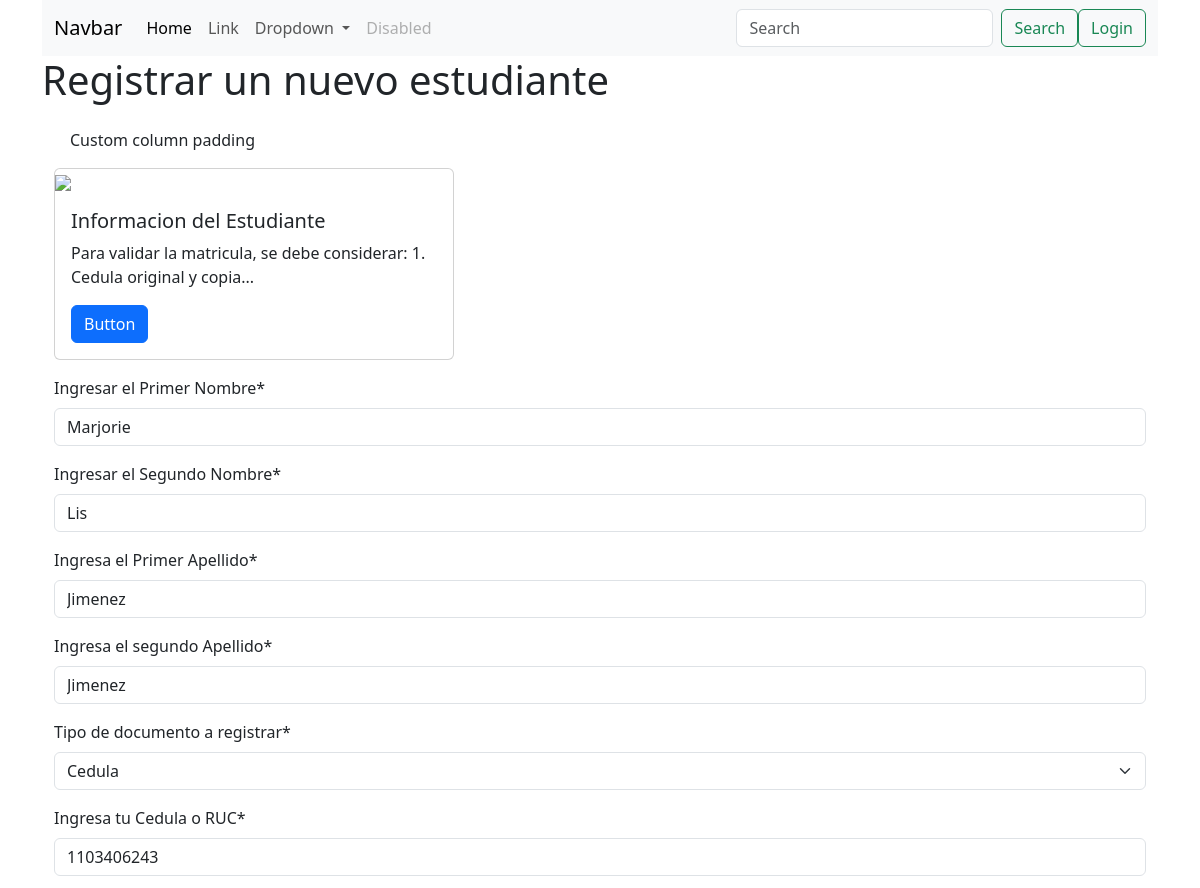
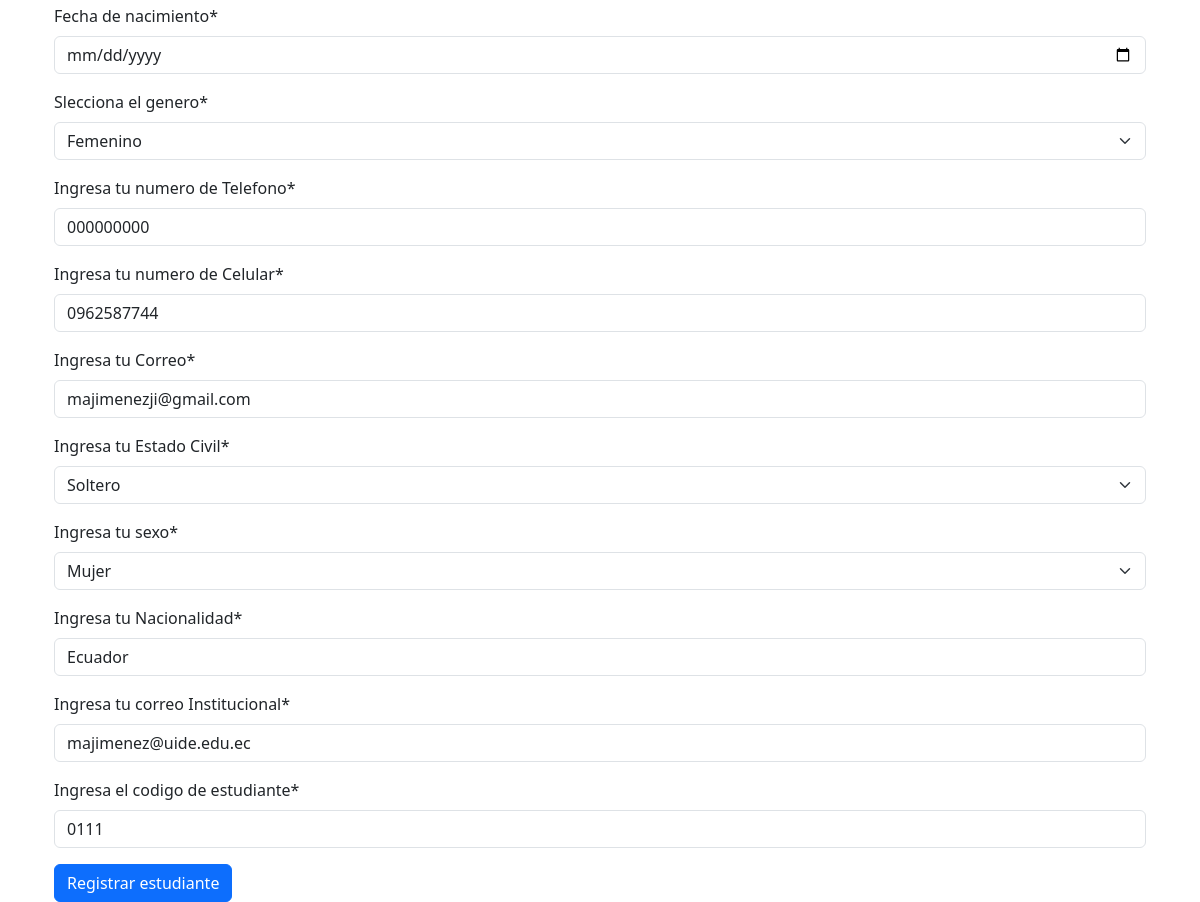
Page /core/actualizar_estudiante/1 on the committed database (2 pictures, top to bottom).
### core/models.py (models this page shows, shortened)
class Persona(models.Model):
    primer_nombre = models.CharField(verbose_name="Primer nombre de la persona", max_length=30)
    segundo_nombre = models.CharField(verbose_name="Segundo nombre de la persona", max_length=30)
    primerApellido = models.CharField(verbose_name="Primer apellido de la persona", max_length=30)
    segundoApellido = models.CharField(verbose_name="Segundo apellido de la persona", max_length=30)
    tipoDocumento = models.CharField(verbose_name="Tipo de documento a registrar", max_length=30, choices=opcion_tipo_doc)
    cedula_ruc = models.CharField(verbose_name="Numero de identificacion", max_length=13)
    fechaNacimiento = models.DateField(verbose_name="Fecha de nacimiento")
    genero = models.CharField(verbose_name="Slecciona el genero", max_length=30, choices=opcion_genero)
    telefono = models.CharField(verbose_name="Telefono de casa", max_length=30)
    celular = models.CharField(verbose_name="Celular de la persona", max_length=30)
    correo = models.EmailField(verbose_name="Correo personal", max_length=30)
    estadoCivil = models.CharField(verbose_name="Estado civil", max_length=30, choices=opcion_estado_civil)
    sexo = models.CharField(verbose_name="Seleccione el sexo", max_length= 30, choices=opcion_sexo)
    nacionalidad = models.CharField(verbose_name="De que pais viene", max_length=30)

class Estudiante(Persona):
    correo_institucional = models.EmailField(verbose_name="Correo Institucional", max_length=100)
    codigo_estudiante = models.CharField(verbose_name="Codigo de estudiante", max_length=6)

### core/views.py (the view, shortened to what this page needs)
# urls.py: path("actualizar_estudiante/<int:id_estudiante>", views.EditarEstudiante.as_view(), name="actualizar_estudiante"),
class EditarEstudiante(View):
    def get(self, request, id_estudiante):
        estudiante = Estudiante.objects.get(id=id_estudiante)
        form = EstudianteForm(instance=estudiante)
        return render(request, 'estudiantes/agregar_estudiante.html', {'form': form})

### core/forms.py
class EstudianteForm(forms.ModelForm):
    class Meta:
        model = Estudiante
        fields = '__all__'
        labels = {
            'primer_nombre': 'Ingresar el Primer Nombre',
            'segundo_nombre': 'Ingresar el Segundo Nombre',
            'primerApellido': 'Ingresa el Primer Apellido',
            'segundoApellido': 'Ingresa el segundo Apellido',
            'cedula_ruc': 'Ingresa tu Cedula o RUC',
            'telefono': 'Ingresa tu numero de Telefono',
            'celular': 'Ingresa tu numero de Celular',
            'correo': 'Ingresa tu Correo',
            'estadoCivil': 'Ingresa tu Estado Civil',
            'sexo': 'Ingresa tu sexo',
            'nacionalidad': 'Ingresa tu Nacionalidad',
            'correo_institucional': 'Ingresa tu correo Institucional',
            'codigo_estudiante': 'Ingresa el codigo de estudiante',
        }
        widgets = {
            'fechaNacimiento': DateInput(attrs={'type': 'date'}),
        }

### core/templates/estudiantes/agregar_estudiante.html (shortened to what this page needs)
{% extends "comun/base.html" %}
{% load crispy_forms_tags %}
{% block content %}
<h1>Registrar un nuevo estudiante</h1>
<section>
    <div class="container overflow-hidden">
        <div class="row gx-5">
            <div class="col-8">
                <div class="p-3">Custom column padding</div>
            </div>
            <div class="col">
                <div class="card" style="width: 400px">
                    <div class="bg-image hover-overlay" data-mdb-ripple-init data-mdb-ripple-color="light">
                        <img src="https://mdbcdn.b-cdn.net/img/new/standard/nature/111.webp" class="img-fluid custom-img-size"/>
                    </div>
                    <div class="card-body">
                        <h5 class="card-title">Informacion del Estudiante</h5>
                        <p class="card-text">Para validar la matricula, se debe considerar: 1. Cedula original y copia...</p>
                        <a href="#!" class="btn btn-primary" data-mdb-ripple-init>Button</a>
                    </div>
                </div>
            </div>
        </div>
        <div class="row gx-5 mt-3">
            <div class="col">
                <form role="form" method="post">
                    {{ form|crispy }}
                    <button type="submit" class="btn btn-primary">Registrar estudiante</button>
                </form>
            </div>
        </div>
    </div>
</section>
{% endblock %}

### rows in the picture
Persona: primer_nombre "Marjorie", segundo_nombre "Lis", primerApellido "Jimenez", segundoApellido "Jimenez", cedula_ruc "1103406243", telefono "000000000", celular "0962587744", correo "majimenezji@gmail.com", nacionalidad "Ecuador"
Estudiante: correo_institucional "majimenez@uide.edu.ec", codigo_estudiante "0111"
